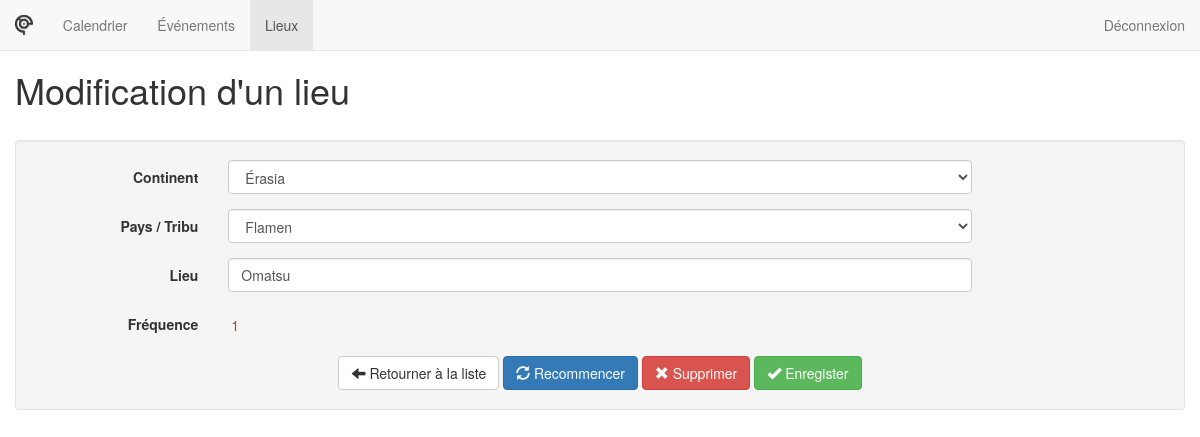
Screenshot of /admin/location/16 (signed in) with the database file from the repository.
### tables this page shows
CREATE TABLE t_location (
	loc_id integer not null PRIMARY KEY auto_increment,
	loc_continent varchar(255) not null,
	loc_country varchar(255),
	loc_place varchar(255)
);

### src/Controller/LocationController.php (called while the page is built, shortened)
<?php
class LocationController {
	public function viewAction( $id ) {
		$locId     = $id;
		include( 'web/www/admin.php' );
	}
}

### src/App/Route.php (called while the page is built, shortened)
<?php
class Route {
	private $path;
	private $callable;
	private $matches = [];
	public function __construct( $path, $callable ) {
		$this->path = trim( $path, '/' );
		$this->callable = $callable;
	}
	public function match( $url ) {
		$url   = trim( $url, '/' );
		$path  = preg_replace( '#:([\w]+)#', '([^/]+)', $this->path );
		$regex = "#^$path$#i";
		if ( !preg_match( $regex, $url, $matches ) ) {
			return false;
		}
		array_shift( $matches );
		$this->matches = $matches;
		return true;
	}
	public function call() {
		if ( is_string( $this->callable ) ) {
			$params     = explode( '::', $this->callable );
			$controller = new $params[0]();
			$function   = $params[1];
			return call_user_func_array( [$controller, $function], $this->matches );
		}
		else {
			return call_user_func_array( $this->callable, $this->matches );
		}
	}
}

### src/App/Router.php (called while the page is built, shortened)
<?php
class Router {
	private $url;
	private $routes      = [];
	public function __construct( $url ) {
		$this->url = $url;
	}
	private function add( $path, $callable, $name, $method ) {
		$route = new Route( $path, $callable );
		$this->routes[$method][] = $route;
		return $route;
	}
	public function run() {
		foreach( $this->routes[$_SERVER['REQUEST_METHOD']] as $route ) {
			if ( $route->match( $this->url ) ) {
				return $route->call();
			}
		}
		throw new Exception( 'No matching routes "' . $this->url . '"' );
	}
}

### app/routes.php (called while the page is built)
<?php
$router = new Router( isset( $_GET['url'] ) ? $_GET['url'] : '' );
$router->get( '/',         'CalendarController::showAction' );
$router->get( '/calendar', 'CalendarController::showAction' );
$router->post( '/admin/login',  'UserController::loginAction' );
$router->get(  '/admin/logout', 'UserController::logoutAction' );
$router->get(  '/admin',                  'EventController::catalogueAction' );
$router->get(  '/admin/event',            'EventController::catalogueAction' );
$router->get(  '/admin/event/create',     'EventController::createAction' );
$router->get(  '/admin/event/:id',        'EventController::viewAction' );
$router->post( '/admin/event',            'EventController::insertAction' );
$router->post( '/admin/event/:id',        'EventController::updateAction' );
$router->get(  '/admin/event/:id/delete', 'EventController::deleteAction' );
$router->get(  '/admin/location',            'LocationController::catalogueAction' );
$router->get(  '/admin/location/create',     'LocationController::createAction' );
$router->get(  '/admin/location/:id',        'LocationController::viewAction' );
$router->post( '/admin/location',            'LocationController::insertAction' );
$router->post( '/admin/location/:id',        'LocationController::updateAction' );
$router->get(  '/admin/location/:id/delete', 'LocationController::deleteAction' );
$router->run();

### index.php (called while the page is built, shortened)
<?php
require( 'app/conf/dev.php' );
require( 'src/App/Route.php' );
require( 'src/App/Router.php' );
require( 'src/Controller/CalendarController.php' );
require( 'src/Controller/LocationController.php' );
require( 'src/Entity/Location.php' );
require( 'src/Repository/LocationRepository.php' );
require( 'app/routes.php' );

### src/Entity/Location.php (called while the page is built, shortened)
<?php
class Location {
	private $id;
	private $continent;
	private $country;
	private $place;
	public function getId() {
		return $this->id;
	}
	public function setId( $id ) {
		$this->id = $id;
	}
	public function getContinent() {
		return $this->continent;
	}
	public function setContinent( $continent ) {
		$this->continent = $continent;
	}
	public function getCountry() {
		return $this->country;
	}
	public function setCountry( $country ) {
		$this->country = $country;
	}
	public function getPlace() {
		return $this->place;
	}
	public function setPlace( $place ) {
		$this->place = $place;
	}
}

### src/Repository/LocationRepository.php (called while the page is built, shortened)
<?php
class LocationRepository {
	public function findById( int $locId ) {
		global $dataBase;
		$sql = "
			SELECT *
			FROM t_location
			WHERE loc_id = ?
		";
		$sth = $dataBase->prepare( $sql );
		$sth->execute( array( $locId ) );
		$row = $sth->fetch();
		if ( $row ) {
			return $this->buildDomainObject( $row );
		}
	}
	public function getFrequency( int $locId ) {
		global $dataBase;
		$sql = "
			SELECT COUNT(*) AS frequency
			FROM t_event
			WHERE loc_id = ?
		";
		$sth = $dataBase->prepare( $sql );
		$sth->execute( array( $locId ) );
		$row = $sth->fetch();
		if ( $row ) {
			return $row['frequency'];
		}
		return 0;
	}
	protected function buildDomainObject( array $row ) {
		$location = new Location();
		$location->setId( $row['loc_id'] );
		$location->setContinent( $row['loc_continent'] );
		$location->setCountry( $row['loc_country'] );
		$location->setPlace( $row['loc_place'] );
		return $location;
	}
}

### web/www/admin/locationView.php (the view, shortened to what this page needs)
<?php
	$loc        = new Location();
	$continents = $loc->continents;
	$location = null;
	if ( $locId ) {
		$locRep    = new LocationRepository();
		$location  = $locRep->findById( $locId );
		$frequency = $locRep->getFrequency( $location->getId() );
	}
?>
<h1><?php
	if ( !$location ) {
		echo 'Nouveau lieu';
	}
	else {
		echo "Modification d'un lieu";
	}
?></h1>
<br />
<form action="<?php echo $GLOBALS['server']; ?>admin/location<?php if ( $location ) { echo '/' . $location->getId(); } ?>" method="post" class="form-horizontal well">
	<div class="form-group">
		<label class="col-sm-2 control-label" for="continent">Continent</label>
		<div class="col-sm-8">
			<select class="selectpicker form-control" name="continent" id="continent">
				<?php foreach ( array_keys( $continents ) as $continent ) {
					echo '<option ';
					if ( $location and $location->getContinent() == $continent ) {
						echo 'selected';
					}
					echo '>' . $continent . '</option>';
				}?>
			</select>
		</div>
	</div>
	<div class="form-group">
		<label class="col-sm-2 control-label" for="country">Pays / Tribu</label>
		<div class="col-sm-8">
			<select class="selectpicker form-control" title="Tous" name="country" id="country">
				<optgroup class="optgroup-erasia" label="Pays">
					<option <?php if ( $location and $location->getCountry() == 'Flamen' ) { echo 'selected'; } ?> >
						Flamen
					</option>
				</optgroup>
			</select>
		</div>
	</div>
	<div class="form-group">
		<label class="col-sm-2 control-label" for="place">Lieu</label>
		<div class="col-sm-8">
			<input maxlength="255" class="form-control" type="text" id="place" name="place" value="<?php if ( $location ) { echo $location->getPlace(); } ?>"/>
		</div>
	</div>
	<?php if ( $location ) { ?>
	<div class="form-group">
		<label class="col-sm-2 control-label" for="place">Fréquence</label>
		<div class="col-sm-8" style="height: 34px; padding: 8px 0px 0px 18px;">
			<?php if ( $frequency ) {
				echo '<span class="text-danger">' . $frequency . '</span>';
			}
			else {
				echo $frequency;
			}?>
		</div>
	</div>
	<?php } ?>
	<div class="text-center">
		<a href="<?php echo $GLOBALS['server']; ?>admin/location" class="btn btn-default">
			<span class="glyphicon glyphicon-arrow-left"></span> Retourner à la liste
		</a>
		<button type="reset" class="btn btn-primary refresh">
			<span class="glyphicon glyphicon-refresh"></span> Recommencer
		</button>
		<?php if ( $location ) { ?>
		<button type="button" class="btn btn-danger" data-toggle="modal" data-target="#modal-delete">
			<span class="glyphicon glyphicon-remove"></span> Supprimer
		</button>
		<?php } ?>
		<button type="submit" class="btn btn-success">
			<span class="glyphicon glyphicon-ok"></span> Enregister
		</button>
	</div>
</form>

### rows the page displays
t_location: continent "Érasia", country "Flamen", place "Omatsu"

### other values shown
$frequency "1"
